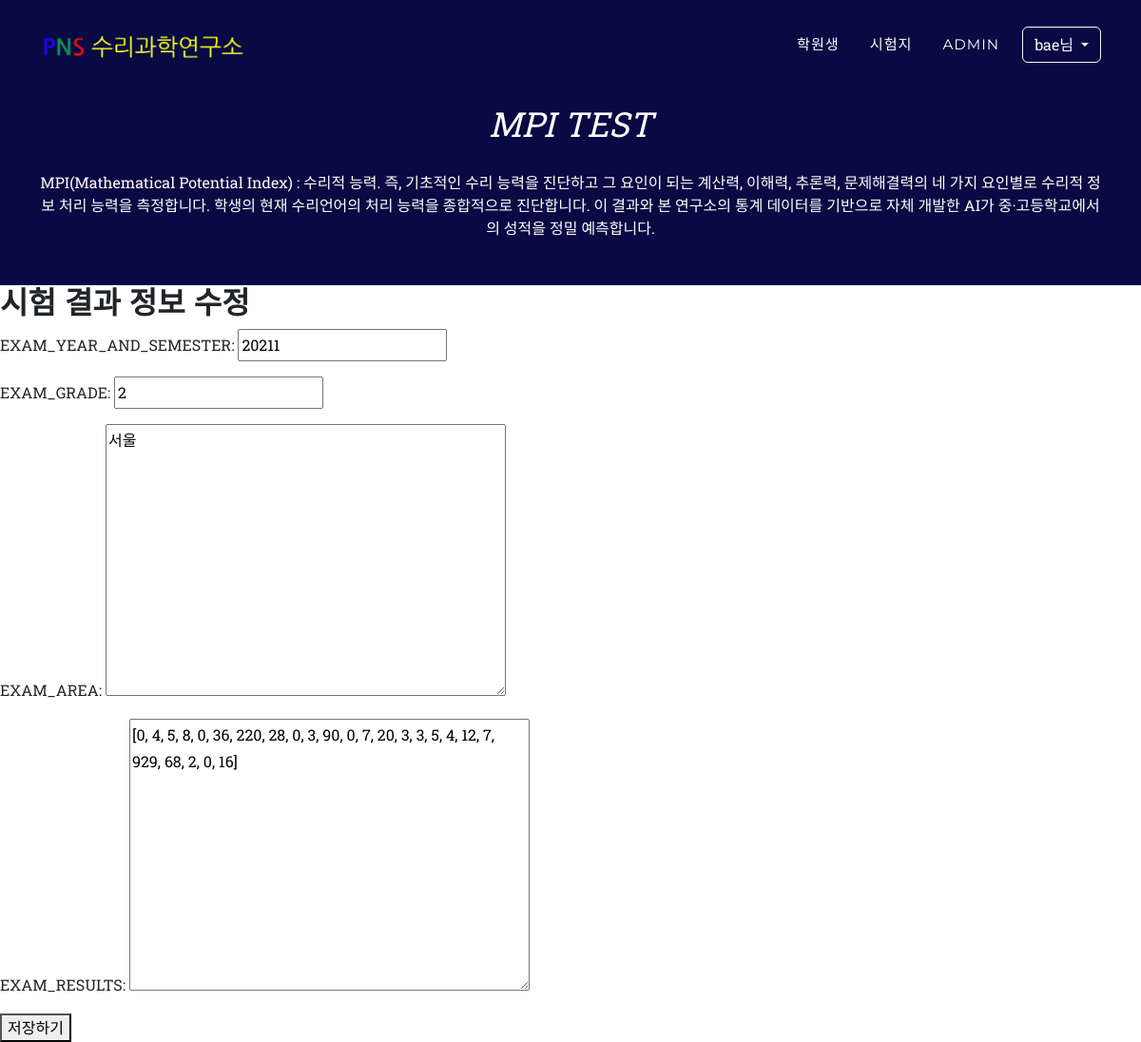
/report/result/update/1/ (signed in), run on the app's committed database.
### report/models.py (models this page shows, shortened)
class TestResult(models.Model):
    StudentId = models.PositiveIntegerField('STUDENTID', default=5)
    student = models.ForeignKey(Student, on_delete=models.CASCADE, null=True, related_name='test_results')  # Student 모델과의 ForeignKey 관계
    ExamYearSemester = models.PositiveIntegerField('EXAM_YEAR_AND_SEMESTER')
    test_date = models.DateField('Test_date', auto_now_add=True)
    ExamGrade = models.PositiveSmallIntegerField('EXAM_GRADE')
    ExamArea = models.TextField('EXAM_AREA', max_length=50)
    ExamResults = models.JSONField('EXAM_RESULTS', default=list)

### report/views.py (the view, shortened to what this page needs)
# urls.py: path('result/update/<int:pk>/', views.TestResultUV.as_view(), name='testresult-update'),
class TestResultUV(UpdateView):
    model = TestResult
    fields = ['ExamYearSemester', 'ExamGrade', 'ExamArea', 'ExamResults']
    template_name = 'report/test_result_update_form.html'

### templates/report/test_result_update_form.html (shortened to what this page needs)
{% extends 'base.html' %}
{% block content %}
<h2>시험 결과 정보 수정</h2>
<form method="post">
    {{ form.as_p }}
    <button type="submit">저장하기</button>
</form>
{% endblock %}

### templates/base.html (shortened to what this page needs)
{% load static %}
<!DOCTYPE html>
<html lang="en">
<head>
    <link href="{% static 'css/styles.css' %}" rel="stylesheet" />
</head>
<body>
    <div id="page-top">
        <nav class="navbar navbar-expand-lg navbar-dark fixed-top" id="mainNav">
            <div class="container">
                <a class="navbar-brand" href="#page-top"><img src="{% static 'assets/nav_logo.png' %}" alt="..." /></a>
                <div class="collapse navbar-collapse" id="navbarResponsive">
                    <ul class="navbar-nav text-uppercase ms-auto py-4 py-lg-0">
                        <li class="nav-item"><a class="nav-link" href="{% url 'home' %}">학원생</a></li>
                        <li class="nav-item"><a class="nav-link" href="{% url 'dashboard:testlist' %}">시험지</a></li>
                        <li class="nav-item"><a class="nav-link" href="{% url 'admin:index' %}">Admin</a></li>
                        <li class="nav-item">
                            {% if user.is_authenticated %}
                            <div class="dropdown">
                                <button class="btn btn-outline-light dropdown-toggle" type="button"
                                    id="dropdownMenuButton" data-bs-toggle="dropdown" aria-expanded="false">
                                    {{ user.username }}님
                                </button>
                            </div>
                            {% endif %}
                        </li>
                    </ul>
                </div>
            </div>
        </nav>
        <header class="masthead">
            <div class="container">
                <div class="masthead-subheading">MPI TEST</div>
                <div>MPI(Mathematical Potential Index) :
                    수리적 능력. 즉, 기초적인 수리 능력을 진단하고 그 요인이 되는 계산력, 이해력, 추론력, 문제해결력의 네 가지 요인별로 수리적 정보 처리 능력을 측정합니다. 학생의 현재
                    수리언어의 처리 능력을 종합적으로 진단합니다. 이 결과와 본 연구소의 통계 데이터를 기반으로 자체 개발한 AI가 중·고등학교에서의 성적을 정밀 예측합니다.</div>
            </div>
        </header>
        {% block content %}
        {% endblock %}
    </div>
</body>
</html>

### data on the page
TestResult: ExamYearSemester "20211", ExamGrade "2", ExamArea "서울", ExamResults "[0, 4, 5, 8, 0, 36, 220, 28, 0, 3, 90, 0, 7, 20, 3, 3, 5, 4, 12, 7, 929, 68, 2, 0, 16]"

### other printed values
{{ user.username }} "bae"
